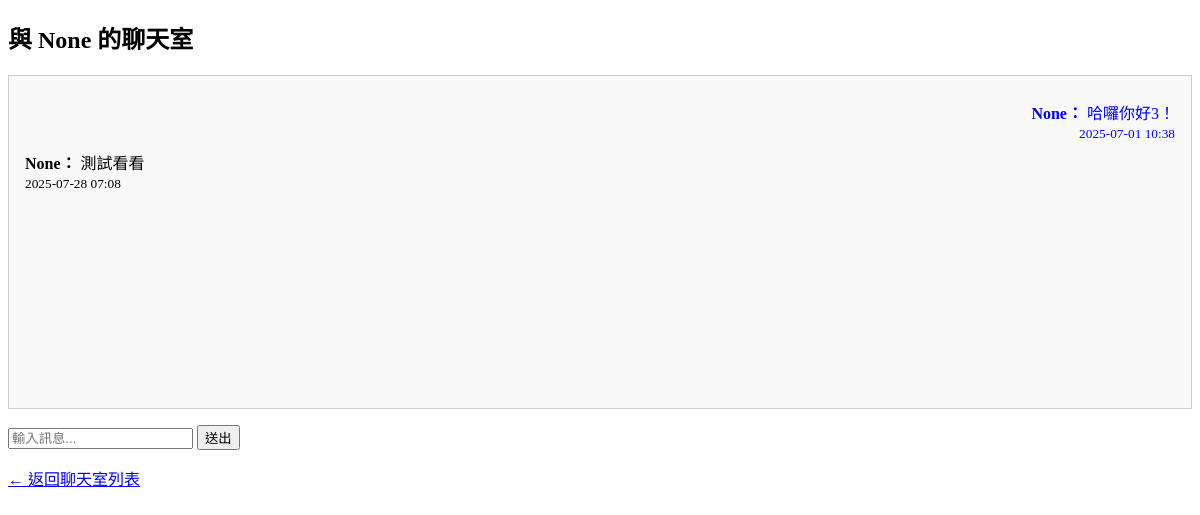
The app's page /chat/rooms/2/ (signed in), older data.
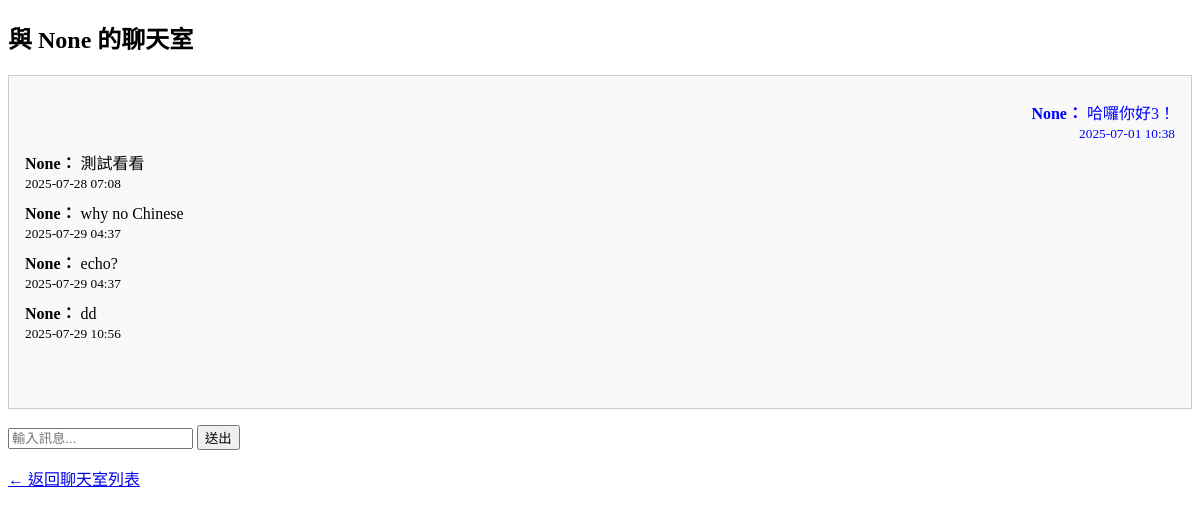
The same page, newer data.
### accounts/models.py (models this page shows, shortened)
class CustomUser(AbstractUser):
    username = None
    email = models.EmailField(_('email address'), unique=True)
    USERNAME_FIELD = 'email'
    REQUIRED_FIELDS = []
    objects = CustomUserManager()

### chat/models.py (models this page shows)
class Message(models.Model):
    room = models.ForeignKey(ChatRoom, on_delete=models.CASCADE, related_name='messages')
    sender = models.ForeignKey(settings.AUTH_USER_MODEL, on_delete=models.CASCADE, related_name='messages_sent')
    content = models.TextField()
    timestamp = models.DateTimeField(auto_now_add=True)

### chat/views.py (the view, shortened to what this page needs)
# urls.py: path('rooms/<int:room_id>/', views.chat_room_detail, name='chat_room_detail'),  # 需要 room_id
@login_required
def chat_room_detail(request, room_id):
    room = get_object_or_404(ChatRoom, id=room_id)
    if request.user not in [room.user1, room.user2]:
        return render(request, 'chat/not_allowed.html')
    return render(request, 'chat/room_detail.html', {
        'room': room,
        'other_user': room.user2 if room.user1 == request.user else room.user1
    })

### chat/templates/chat/room_detail.html (shortened to what this page needs)
{% load static %}
<!DOCTYPE html>
<html lang="zh-Hant">
<head>
</head>
<body>
    <h2>與 {{ other_user.username }} 的聊天室</h2>
    <div class="chat-box">
        {% for msg in room.messages.all %}
            <div class="message {% if msg.sender == request.user %}self{% endif %}">
                <strong>{{ msg.sender.username }}：</strong> {{ msg.content }} <br>
                <small>{{ msg.timestamp|date:"Y-m-d H:i" }}</small>
            </div>
        {% empty %}
            <p>尚無訊息</p>
        {% endfor %}
    </div>
    <form method="post">
        <input type="text" name="text" placeholder="輸入訊息..." required>
        <button type="submit">送出</button>
    </form>
    <p><a href="{% url 'chat_room_list' %}">← 返回聊天室列表</a></p>
</body>
</html>

### chat/templates/chat/room_detail.html (style rules this page uses)
.chat-box { border: 1px solid #ccc; padding: 1em; height: 300px; overflow-y: scroll; margin-bottom: 1em; background-color: #f9f9f9; }
.message { margin: 0.5em 0; }
.message.self { text-align: right; color: blue; }

Row changes from the older to the newer data that the page shows:
added Message: sender.username "None", content "why no Chinese", timestamp "2025-07-29 04:37"
added Message: sender.username "None", content "echo?", timestamp "2025-07-29 04:37"
added Message: sender.username "None", content "dd", timestamp "2025-07-29 10:56"
